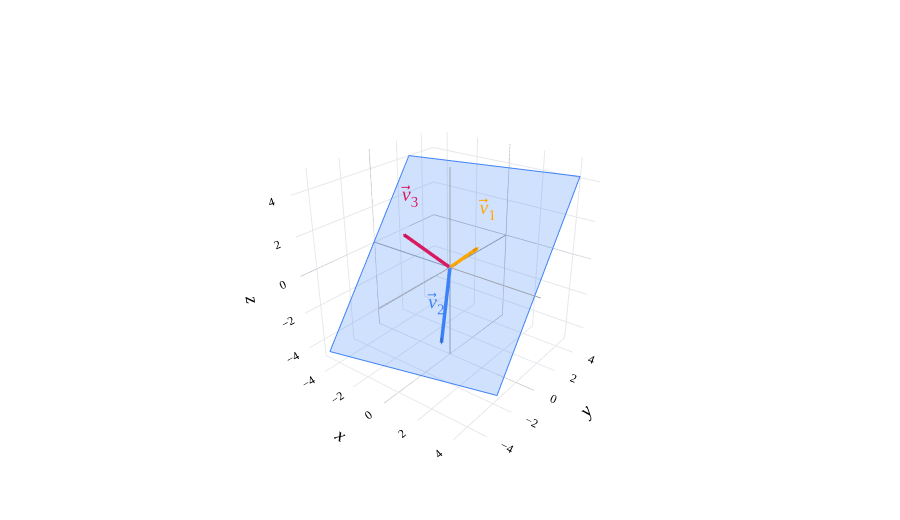

Here is the notebook cell this chart was saved with:
### Markdown cell above
In the left example, $\color{#d81b60} \vec v_3 = \begin{bmatrix} -3 \\ 0 \end{bmatrix}$ travels in a direction that $\color{orange} \vec v_1 = \begin{bmatrix} 1 \\ 1 \end{bmatrix}$ and $\color{#3d81f6} \vec v_2 = \begin{bmatrix} 2 \\ 2 \end{bmatrix}$ don't, so removing $\color{#d81b60} \vec v_3$ would impact the span (it would drop from $\mathbb{R}^2$ to a line). But, we don't need both $\color{orange} \vec v_1$ and $\color{#3d81f6} \vec v_2$ to span $\mathbb{R}^2$, since $\color{orange} \vec v_1$ already travels in the direction of $\color{#3d81f6} \vec v_2$.

In the right example, where

$${\color{orange}\vec v_1 = \begin{bmatrix} 1 \\ 1 \end{bmatrix}}, \quad {\color{#3d81f6}\vec v_2 = \begin{bmatrix} -1 \\ 2 \end{bmatrix}}, \quad {\color{#d81b60}\vec v_3 = \begin{bmatrix} -3 \\ 0 \end{bmatrix}}$$

Any two of these vectors will span the entirety of $\mathbb{R}^2$, meaning that if you pick any two of them, you can recreate the third one. These three vectors are linearly dependent.

$$\text{span}(\{ {\color{orange}\vec v_1}, {\color{#3d81f6}\vec v_2}, {\color{#d81b60}\vec v_3} \}) = \text{span}(\{ {\color{orange}\vec v_1}, {\color{#3d81f6}\vec v_2} \}) = \text{span}(\{ {\color{orange}\vec v_1}, {\color{#d81b60}\vec v_3} \}) = \text{span}(\{ {\color{#3d81f6}\vec v_2}, {\color{#d81b60}\vec v_3} \}) = \mathbb{R}^2$$

<br>

### Examples in $\mathbb{R}^3$

Moving on up to $\mathbb{R}^3$, instead of considering all possible arrangements, let me enumerate their possible spans.

1. All three are the zero vector, $\vec 0$. (Annoying edge case, but I'm including it for completeness.)
1. All three are collinear, meaning they span a line.
1. All three are on the same plane, meaning they span that same plane.
1. None of the above, meaning they span all of $\mathbb{R}^3$.

As before, Case 1 and Case 2 are easy enough to reason about. First, let's consider Case 3. Suppose

$${\color{orange}\vec v_1 = \begin{bmatrix} 1 \\ 1 \\ 1 \end{bmatrix}}, \quad {\color{#3d81f6}\vec v_2 = \begin{bmatrix} 1 \\ -2 \\ -3 \end{bmatrix}}, \quad {\color{#d81b60}\vec v_3 = \begin{bmatrix} -3 \\ 0 \\ 1 \end{bmatrix}}$$

### Code cell
from pathlib import Path
import sys
_notes_root = next(p for p in [Path.cwd(), *Path.cwd().parents] if (p / 'myst.yml').exists())
if str(_notes_root) not in sys.path:
    sys.path.insert(0, str(_notes_root))
from plane_style import (BLUE, ORANGE, PINK, GRAY, plane_figure, add_plane,
                         vector3, vector_label, line3, label3,
                         style_surface_planes, projection_figure)
import numpy as np
import plotly.graph_objects as go

v1 = np.array([1, 1, 1])
v2 = np.array([1, -2, -3])
fig = plane_figure(bounds=(-5, 5))
add_plane(fig, np.cross(v1, v2))
vector3(fig, v1, vector_label('v', sub=1), ORANGE)
vector3(fig, v2, vector_label('v', sub=2), BLUE, offset=(-0.5,0.2,0.3))
vector3(fig,(-3,0,1),vector_label('v',sub=3),PINK)
fig.show(renderer='plotly_mimetype')

### Figure 1 — Plotly figure (JSON) as saved in the notebook; plotly's stock layout.template omitted (floating-point values rounded to 4 significant figures)
{"data": [{"hoverinfo": "skip", "line": {"color": "#9ca3af", "dash": "solid", "width": 2}, "mode": "lines", "showlegend": false, "type": "scatter3d", "x": [-5.0, 5.0], "y": [-0.0, 0.0], "z": [-0.0, 0.0]}, {"hoverinfo": "skip", "line": {"color": "#9ca3af", "dash": "solid", "width": 2}, "mode": "lines", "showlegend": false, "type": "scatter3d", "x": [-0.0, 0.0], "y": [-5.0, 5.0], "z": [-0.0, 0.0]}, {"hoverinfo": "skip", "line": {"color": "#9ca3af", "dash": "solid", "width": 2}, "mode": "lines", "showlegend": false, "type": "scatter3d", "x": [-0.0, 0.0], "y": [-0.0, 0.0], "z": [-5.0, 5.0]}, {"color": "#3d81f6", "flatshading": true, "hoverinfo": "skip", "i": [0, 0], "j": [1, 2], "k": [2, 3], "legendgroup": "plane-3", "lighting": {"ambient": 1, "diffuse": 0, "specular": 0}, "opacity": 0.24, "showlegend": false, "type": "mesh3d", "x": [-4.3, 4.3, 4.3, -4.3], "y": [-4.3, -2.15, 4.3, 2.15], "z": [-4.3, -4.3, 4.3, 4.3]}, {"hoverinfo": "skip", "legendgroup": "plane-3", "line": {"color": "#3d81f6", "width": 2}, "mode": "lines", "showlegend": false, "type": "scatter3d", "x": [-4.3, 4.3, 4.3, -4.3, -4.3], "y": [-4.3, -2.15, 4.3, 2.15, -4.3], "z": [-4.3, -4.3, 4.3, 4.3, -4.3]}, {"hoverinfo": "skip", "line": {"color": "orange", "dash": "solid", "width": 7}, "mode": "lines", "showlegend": false, "type": "scatter3d", "x": [0.0, 0.9394], "y": [0.0, 0.9394], "z": [0.0, 0.9394]}, {"anchor": "tip", "colorscale": [[0, "orange"], [1, "orange"]], "hoverinfo": "skip", "showscale": false, "sizemode": "absolute", "sizeref": 0.35, "type": "cone", "u": [0.5774], "v": [0.5774], "w": [0.5774], "x": [1.0], "y": [1.0], "z": [1.0]}, {"hoverinfo": "skip", "mode": "text", "showlegend": false, "text": ["<i>v</i>⃗<sub>1</sub>"], "textfont": {"color": "orange", "family": "Palatino Linotype, Palatino, serif", "size": 20}, "type": "scatter3d", "x": [1.25], "y": [1.25], "z": [1.35]}, {"hoverinfo": "skip", "line": {"color": "#3d81f6", "dash": "solid", "width": 7}, "mode": "lines", "showlegend": false, "type": "scatter3d", "x": [0.0, 0.9719], "y": [0.0, -1.944], "z": [0.0, -2.916]}, {"anchor": "tip", "colorscale": [[0, "#3d81f6"], [1, "#3d81f6"]], "hoverinfo": "skip", "showscale": false, "sizemode": "absolute", "sizeref": 0.35, "type": "cone", "u": [0.2673], "v": [-0.5345], "w": [-0.8018], "x": [1.0], "y": [-2.0], "z": [-3.0]}, {"hoverinfo": "skip", "mode": "text", "showlegend": false, "text": ["<i>v</i>⃗<sub>2</sub>"], "textfont": {"color": "#3d81f6", "family": "Palatino Linotype, Palatino, serif", "size": 20}, "type": "scatter3d", "x": [0.5], "y": [-1.8], "z": [-2.7]}, {"hoverinfo": "skip", "line": {"color": "#d81a60", "dash": "solid", "width": 7}, "mode": "lines", "showlegend": false, "type": "scatter3d", "x": [0.0, -2.9], "y": [0.0, 0.0], "z": [0.0, 0.9668]}, {"anchor": "tip", "colorscale": [[0, "#d81a60"], [1, "#d81a60"]], "hoverinfo": "skip", "showscale": false, "sizemode": "absolute", "sizeref": 0.35, "type": "cone", "u": [-0.9487], "v": [0.0], "w": [0.3162], "x": [-3.0], "y": [0.0], "z": [1.0]}, {"hoverinfo": "skip", "mode": "text", "showlegend": false, "text": ["<i>v</i>⃗<sub>3</sub>"], "textfont": {"color": "#d81a60", "family": "Palatino Linotype, Palatino, serif", "size": 20}, "type": "scatter3d", "x": [-2.75], "y": [0.25], "z": [1.35]}], "layout": {"autosize": true, "font": {"color": "black", "family": "Palatino Linotype, Palatino, serif", "size": 16}, "height": 520, "margin": {"b": 0, "l": 0, "r": 0, "t": 15}, "paper_bgcolor": "white", "plot_bgcolor": "white", "scene": {"aspectmode": "data", "bgcolor": "white", "camera": {"eye": {"x": 1.6, "y": -2.1, "z": 1.3}}, "xaxis": {"backgroundcolor": "white", "gridcolor": "#e5e7eb", "nticks": 7, "range": [-5, 5], "showbackground": true, "showspikes": false, "tickfont": {"size": 12}, "title": {"text": "<i>x</i>"}, "zerolinecolor": "#9ca3af"}, "yaxis": {"backgroundcolor": "white", "gridcolor": "#e5e7eb", "nticks": 7, "range": [-5, 5], "showbackground": true, "showspikes": false, "tickfont": {"size": 12}, "title": {"text": "<i>y</i>"}, "zerolinecolor": "#9ca3af"}, "zaxis": {"backgroundcolor": "white", "gridcolor": "#e5e7eb", "nticks": 7, "range": [-5, 5], "showbackground": true, "showspikes": false, "tickfont": {"size": 12}, "title": {"text": "<i>z</i>"}, "zerolinecolor": "#9ca3af"}}, "showlegend": false}}
